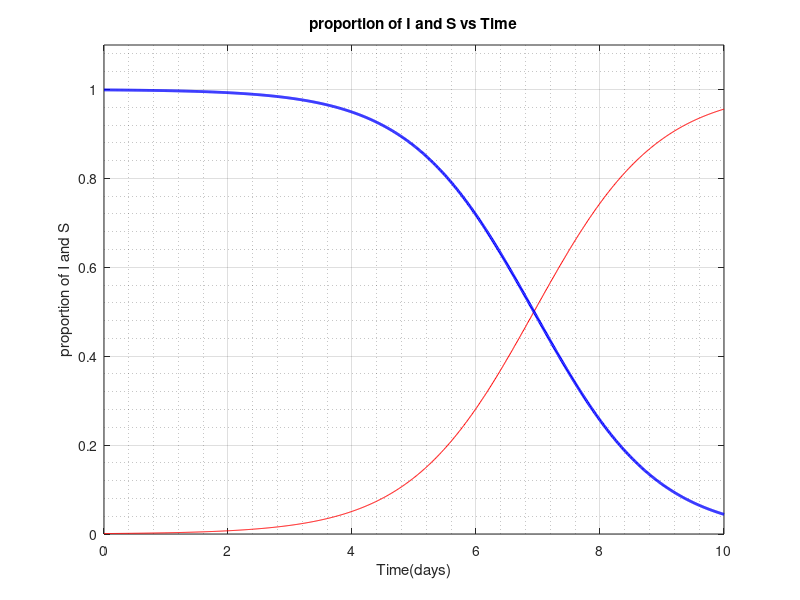

Write the MATLAB code that produced this figure.
%SI model
%This model studies the grouth of an infection
%dependent on the variable I and also the parameter S

%% Set Parameters
I0 = 0.001; % portion of infected people
a = 1.0; % coefficient in days^-1 (speed of the infection)

tmax = 10; % number of days to plot

dt = 0.01; %size of time steps in weeks

Imax = 1.1;%Max number infected per graph in millions

plotCase = 3; %the graph to plot 1=S, 2=I, 3=All;

%% Initialize Vectors
t = 0:dt:tmax; % vettore di tempo
Nt = length(t); % number of time steps
S = zeros(1,Nt); %initialize the vector of supsectable people
I = zeros(1,Nt); % initialize the vector of infections that i will plot in the graph,with zeros
I(1) = I0; % first element of the vector infected initialized
S(1) = 1-I0; %first element of the vector supsectable initialized
%% calculations

for i = 1:Nt-1
    
    S(i) = 1-I(i);
    dI = a*I(i)*S(i);  % rate of change per day
    I(i+1) = I(i) + dI*dt;
      
end
S(Nt) = 1 - I(Nt);

%% Plots

switch plotCase
    case 1
        plot(t, S, '-b', 'LineWidth', 2)
        axis([0 tmax 0 Imax])
        grid on
        grid minor
        xlabel('Time(days)')
        ylabel('proportion of susceptible')
        title('proportion of susceptible vs time')
        
        
    case 2
        
        plot(t,I, '-r', 'LineWidth', 2)
        axis([0 tmax 0 Imax])
        grid on
        grid minor
        xlabel('Time(days)')
        ylabel('proportion of infected')
        title('proportion of infection vs Time')
    case 3
        
        plot(t,I, '-r',...
            t,S,'-b','LineWidth', 2)
        axis([0 tmax 0 Imax])
        grid on
        grid minor
        xlabel('Time(days)')
        ylabel('proportion of I and S')
        title('proportion of I and S vs Time')
        
end
